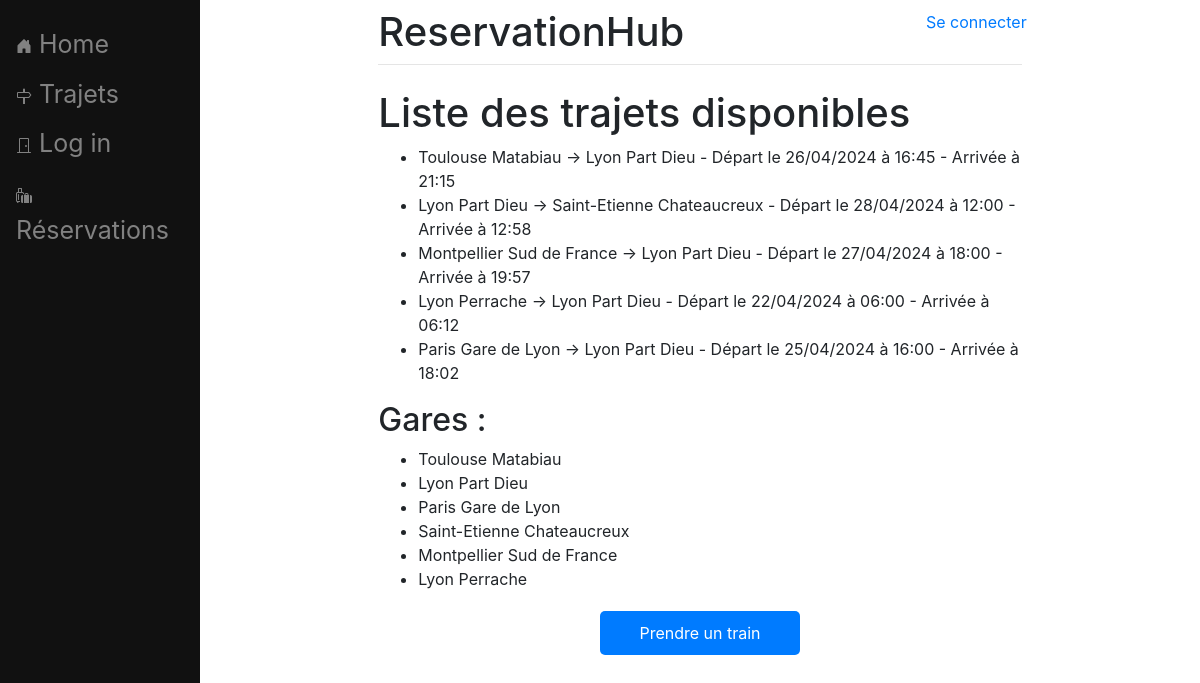
Screenshot of /reservationhub/accueil/ with the database file from the repository.
### reservationhub/models.py (models this page shows)
class Trajet(models.Model):
    gare_depart = models.ForeignKey(Gare, related_name='trajets_de_depart', on_delete=models.CASCADE)
    date_heure_depart = models.DateTimeField()
    gare_arrivee = models.ForeignKey(Gare, related_name='trajets_d_arrivee', on_delete=models.CASCADE)
    date_heure_arrivee = models.DateTimeField()
    def __str__(self):
        return f"{self.gare_depart} -> {self.gare_arrivee}"

class Gare(models.Model):
    nom = models.CharField(max_length=100)
    def __str__(self):
        return self.nom

### reservationhub/views.py (the view)
# urls.py: path('accueil/', views.homepage, name='accueil'),
def homepage(request):
    trajets_disponibles = Trajet.objects.all()
    gares_disponibles = Gare.objects.all()
    return render(request, 'reservationhub/homepage.html', {'trajets': trajets_disponibles, 'gares': gares_disponibles})

### reservationhub/templates/reservationhub/homepage.html (shortened to what this page needs)
<!DOCTYPE html>
{%extends 'reservationhub/base.html'%}
{%block content%}
    <a href="{% url 'login' %}" style="position: absolute; top: 10px; right: 10px;">Se connecter</a>
    <h1>Liste des trajets disponibles</h1>
    <ul>
        {% for trajet in trajets %}
            <li>
                {{ trajet }} - Départ le {{ trajet.date_heure_depart|date:"d/m/Y" }} à {{ trajet.date_heure_depart|date:"H:i" }} - Arrivée à {{ trajet.date_heure_arrivee|date:"H:i" }}
            </li>
        {% empty %}
            <li>Aucun trajet disponible.</li>
        {% endfor %}
    </ul>
    <h2>Gares :</h2>
    <ul>
        {% for gare in gares %}
            <li>{{ gare }}</li>
        {% endfor %}
    </ul>
    <a href="{% url 'login' %}" style="display: block; width: 200px; margin: 20px auto; text-align: center; background-color: #007bff; color: #fff; padding: 10px; border-radius: 5px; text-decoration: none;">Prendre un train</a>
{%endblock%}

### rows the page displays
Trajet: gare_depart+gare_arrivee "Toulouse Matabiau -> Lyon Part Dieu", date_heure_depart "26/04/2024", date_heure_depart "16:45", date_heure_arrivee "21:15"
Trajet: gare_depart+gare_arrivee "Lyon Part Dieu -> Saint-Etienne Chateaucreux", date_heure_depart "28/04/2024", date_heure_depart "12:00", date_heure_arrivee "12:58"
Trajet: gare_depart+gare_arrivee "Montpellier Sud de France -> Lyon Part Dieu", date_heure_depart "27/04/2024", date_heure_depart "18:00", date_heure_arrivee "19:57"
Trajet: gare_depart+gare_arrivee "Lyon Perrache -> Lyon Part Dieu", date_heure_depart "22/04/2024", date_heure_depart "06:00", date_heure_arrivee "06:12"
Trajet: gare_depart+gare_arrivee "Paris Gare de Lyon -> Lyon Part Dieu", date_heure_depart "25/04/2024", date_heure_depart "16:00", date_heure_arrivee "18:02"
Gare: nom "Toulouse Matabiau"
Gare: nom "Lyon Part Dieu"
Gare: nom "Paris Gare de Lyon"
Gare: nom "Saint-Etienne Chateaucreux"
Gare: nom "Montpellier Sud de France"
Gare: nom "Lyon Perrache"
